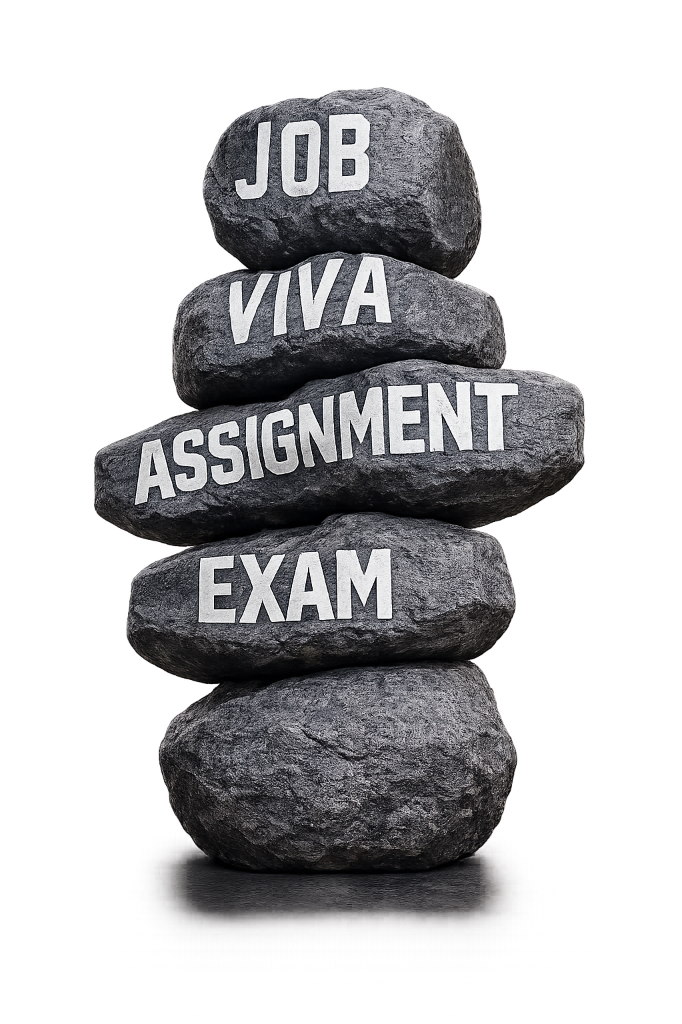
#> input picture src/assets/rocks_v2.png, 682 x 1024 px
$ python find_crop.py
#> lines starting #> are read from the running program, lines starting #| are printed output that depends on the picture
from PIL import Image
import numpy as np

img = Image.open("src/assets/rocks_v2.png").convert("RGBA")
#> img is the input picture: PIL image 682x1024 RGBA; mean R, G, B, A 39.6, 39.2, 40.6, 99.9
pixels = np.array(img)

# Get Alpha channel
alpha = pixels[:, :, 3]
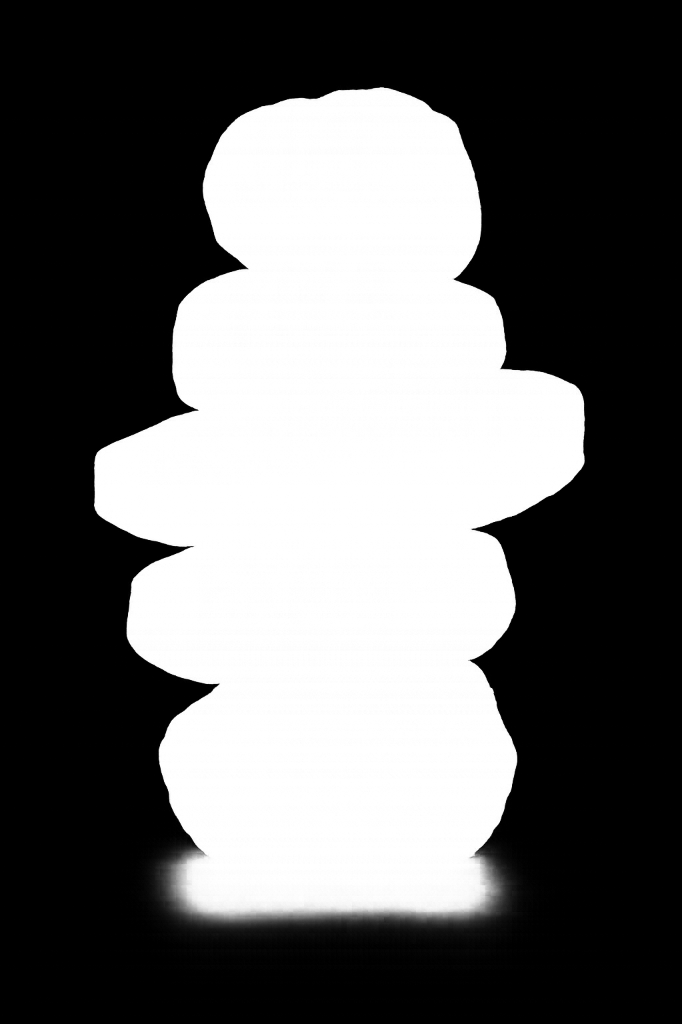
#> alpha: shape (1024, 682); min 0, max 255, mean 99.9
height, width = alpha.shape
#> height = 1024; width = 682

# Calculate number of non-transparent pixels for each row
row_widths = np.sum(alpha > 10, axis=1)
#> row_widths = 1024 values, max 491 at index 458, min 0 at index 0, mean 278

# Scan range where the gap between 4th (EXAM) and 5th (blank) rock is likely to be
# From roughly 60% down to 85% down the image
min_scan = int(height * 0.60)
#> min_scan = 614
max_scan = int(height * 0.85)
#> max_scan = 870

best_row = min_scan
#> best_row = 614
min_width = width
#> min_width = 682

for y in range(min_scan, max_scan):
    w = row_widths[y]
    if w < min_width and w > 10: # w>10 avoids empty rows
        min_width = w
        best_row = y
#> this loop made 256 passes
#> (w, min_width) on passes 1, 8, 10, 13, 15, 17, 18, 19, 21, 22, 23, 25: (386, 386), (385, 385), (384, 384), (383, 383), (382, 382), (381, 381), (380, 380), (379, 379), (378, 378), (377, 377), (376, 376), (373, 373)
#> w on passes 2 to 7: 387, 387, 386, 386, 386, 386
#> after the loop, best_row = 685; min_width = 273

print(f"Found optimal crop line at row Y={best_row} ({(best_row/height)*100:.1f}% of height) with width {min_width}px.")
#| Found optimal crop line at row Y=685 (66.9% of height) with width 273px.

# Crop image and save it
cropped = img.crop((0, 0, width, best_row))
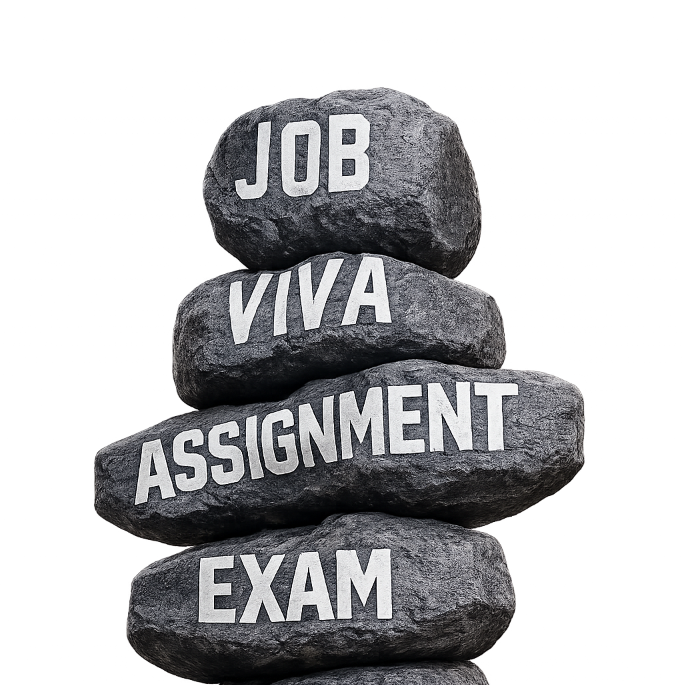
#> cropped: PIL image 682x685 RGBA; mean R, G, B, A 42.7, 42.9, 44.6, 108.4; transparent parts drawn white
cropped.save("src/assets/rocks_v3.png")
print("Successfully cropped and saved to src/assets/rocks_v3.png")

$ run again, with src/assets/rocks.png copied over src/assets/rocks_v2.png
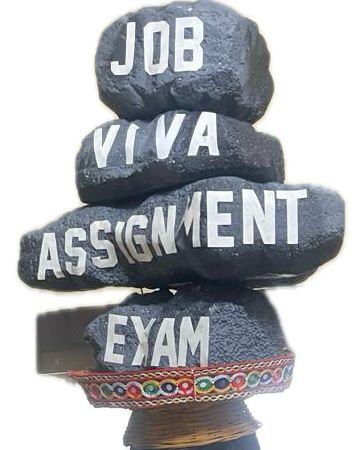
#> input picture src/assets/rocks.png, 356 x 450 px
#> img is the input picture: PIL image 356x450 RGBA; mean R, G, B, A 174, 175.8, 179.8, 255
#> alpha: shape (450, 356); every value is 255
#> row_widths = 450 values from 356 to 356
#> after the loop `for y in range(min_scan, max_scan):`: best_row = 270; min_width = 356
#| Found optimal crop line at row Y=270 (60.0% of height) with width 356px.
#> `cropped = img.crop((0, 0, width, best_row))`:
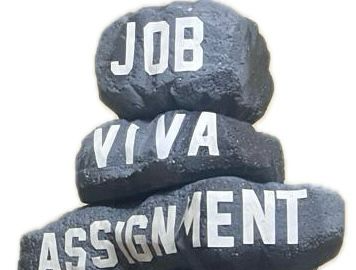
#> cropped: PIL image 356x270 RGBA; mean R, G, B, A 177.1, 181.5, 187.1, 255
